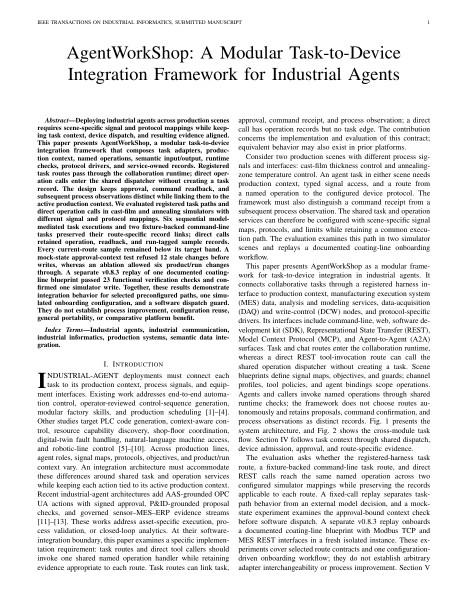
#> input picture paper/tii/SUBMISSION-IEEE-TII/qa/final-review-2026-10-26-final/page-01.png, 935 x 1210 px (shown at 1/2 size); its folder holds only this picture in this run
$ python make-contact.py
#> lines starting #> are read from the running program, lines starting #| are printed output that depends on the picture
from PIL import Image, ImageDraw
from pathlib import Path
folder = Path('qa/final-review-2026-10-26-final')
files = sorted(folder.glob('page-*.png'))
thumb_w, margin, label_h, cols = 360, 18, 28, 3
thumbs = []
for i, path in enumerate(files, 1):
    im = Image.open(path).convert('RGB')
#> im is the input picture: PIL image 935x1210 RGB; min 0, max 255, mean 230.7
    h = round(im.height * thumb_w / im.width)
#> h = 466
    im = im.resize((thumb_w, h))
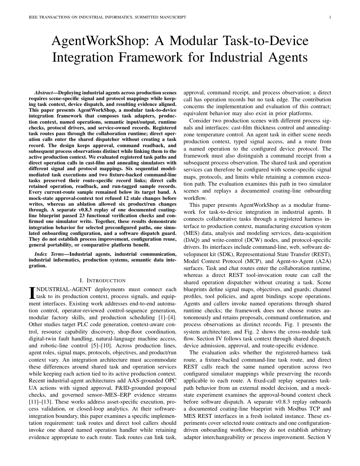
#> im: PIL image 360x466 RGB; min 0, max 255, mean 230
    tile = Image.new('RGB', (thumb_w, h + label_h), 'white')
#> tile: PIL image 360x494 RGB; every value is 255
    tile.paste(im, (0, label_h))
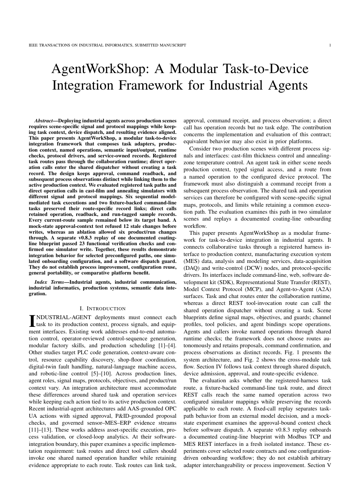
#> tile: PIL image 360x494 RGB; min 0, max 255, mean 231.4
    ImageDraw.Draw(tile).text((8, 7), f'Page {i}', fill='black')
    thumbs.append(tile)
rows = (len(thumbs) + cols - 1) // cols
#> rows = 1
cell_h = max(t.height for t in thumbs)
#> cell_h = 494
sheet = Image.new('RGB', (cols * thumb_w + (cols+1)*margin, rows * cell_h + (rows+1)*margin), '#d8dce2')
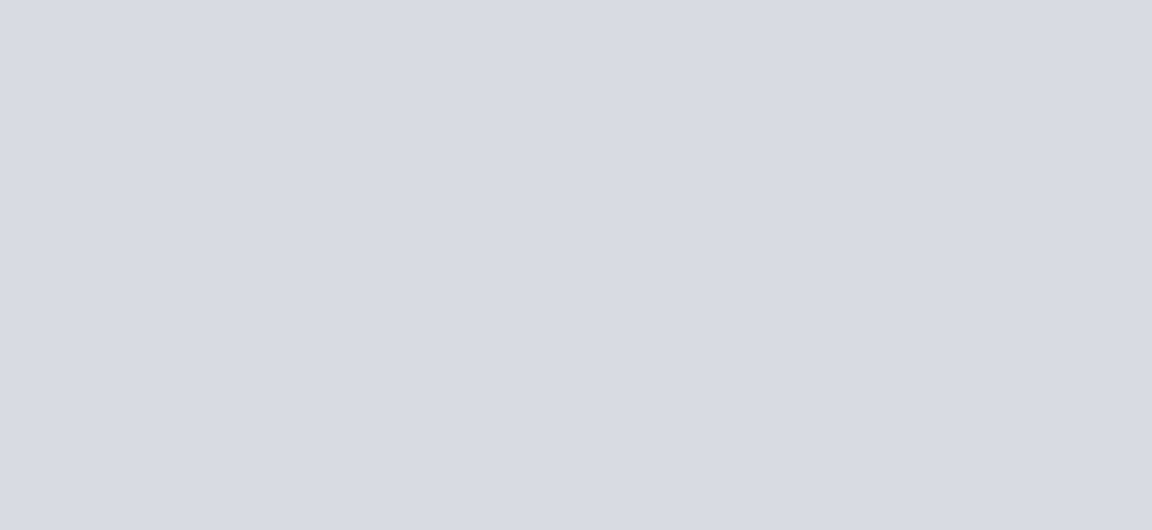
#> sheet: PIL image 1152x530 RGB; mean R, G, B 216, 220, 226
for idx, tile in enumerate(thumbs):
    x = margin + (idx % cols) * (thumb_w + margin)
    y = margin + (idx // cols) * (cell_h + margin)
    sheet.paste(tile, (x, y))
#> this loop made 1 pass
#> (x, y) on pass 1: (18, 18)
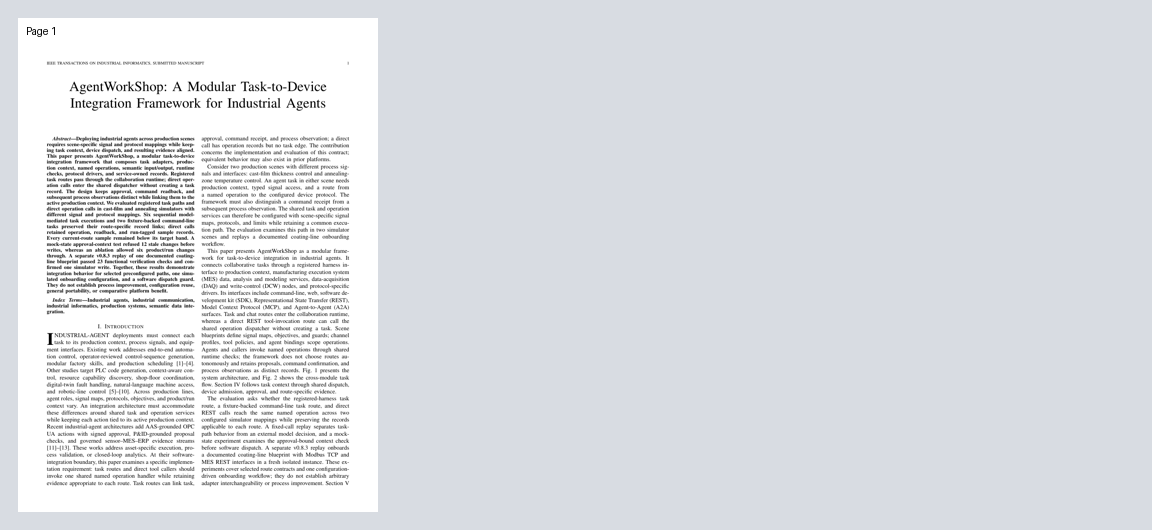
#> sheet: PIL image 1152x530 RGB; mean R, G, B 220.4, 223.3, 227.5
sheet.save(folder / 'contact.png')

$ run again, on paper/tii/SUBMISSION-IEEE-TII/qa/final-review-2026-10-26-final/page-05.png
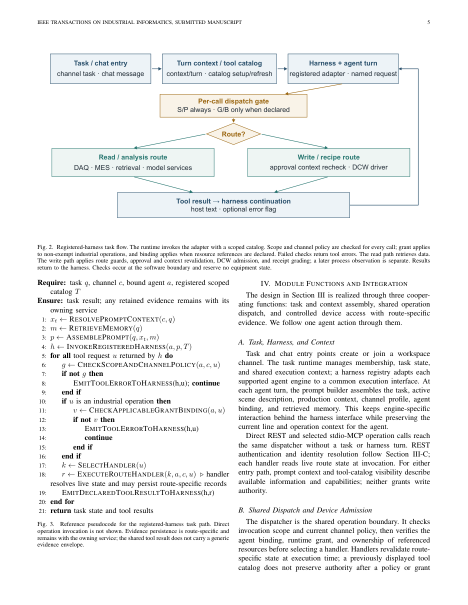
#> input picture paper/tii/SUBMISSION-IEEE-TII/qa/final-review-2026-10-26-final/page-05.png, 935 x 1210 px (shown at 1/2 size)
#> im is the input picture: PIL image 935x1210 RGB; mean R, G, B 240.8, 241.5, 241.6
#> im: PIL image 360x466 RGB
#> `tile.paste(im, (0, label_h))`:
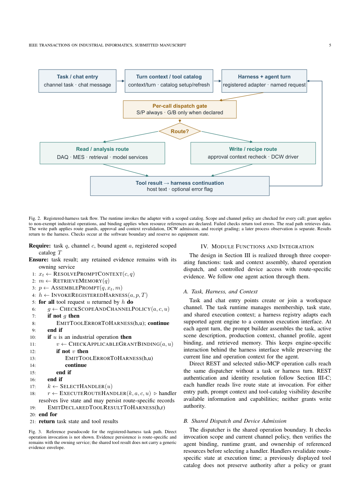
#> tile: PIL image 360x494 RGB; mean R, G, B 241.2, 242, 242
#> rows = 1
#> cell_h = 494
#> the loop `for idx, tile in enumerate(thumbs):` made 1 pass
#> (x, y) on pass 1: (18, 18)
#> after the loop `for idx, tile in enumerate(thumbs):`:
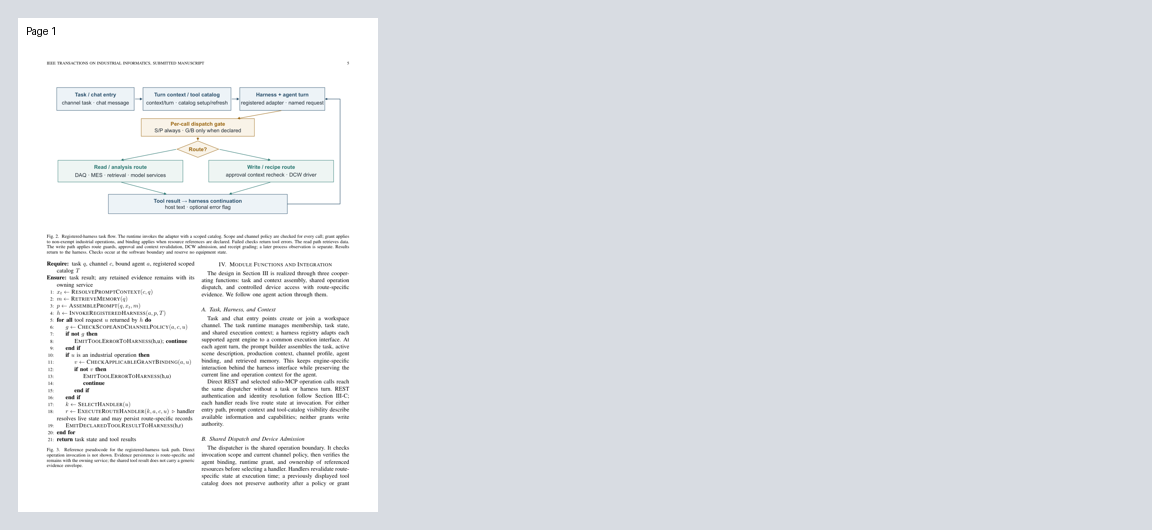
#> sheet: PIL image 1152x530 RGB; mean R, G, B 223.3, 226.4, 230.6

$ run again, on paper/tii/SUBMISSION-IEEE-TII/qa/final-review-2026-10-26-final/page-06.png
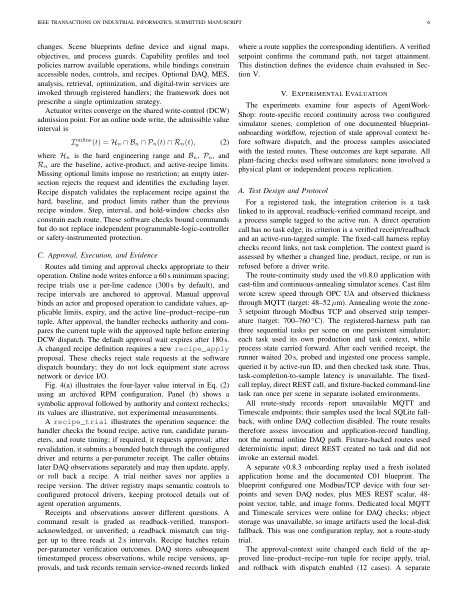
#> input picture paper/tii/SUBMISSION-IEEE-TII/qa/final-review-2026-10-26-final/page-06.png, 935 x 1210 px (shown at 1/2 size)
#> im is the input picture: PIL image 935x1210 RGB; min 0, max 255, mean 233.9
#> im: PIL image 360x466 RGB
#> `tile.paste(im, (0, label_h))`:
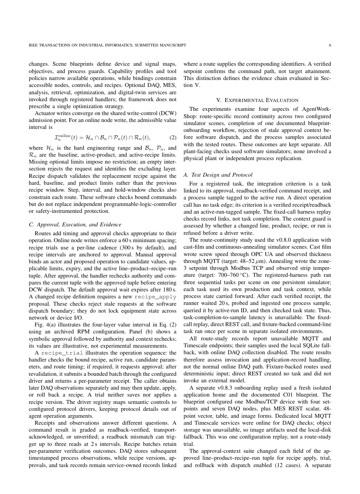
#> tile: PIL image 360x494 RGB; min 73, max 255, mean 234.5
#> rows = 1
#> cell_h = 494
#> the loop `for idx, tile in enumerate(thumbs):` made 1 pass
#> (x, y) on pass 1: (18, 18)
#> after the loop `for idx, tile in enumerate(thumbs):`:
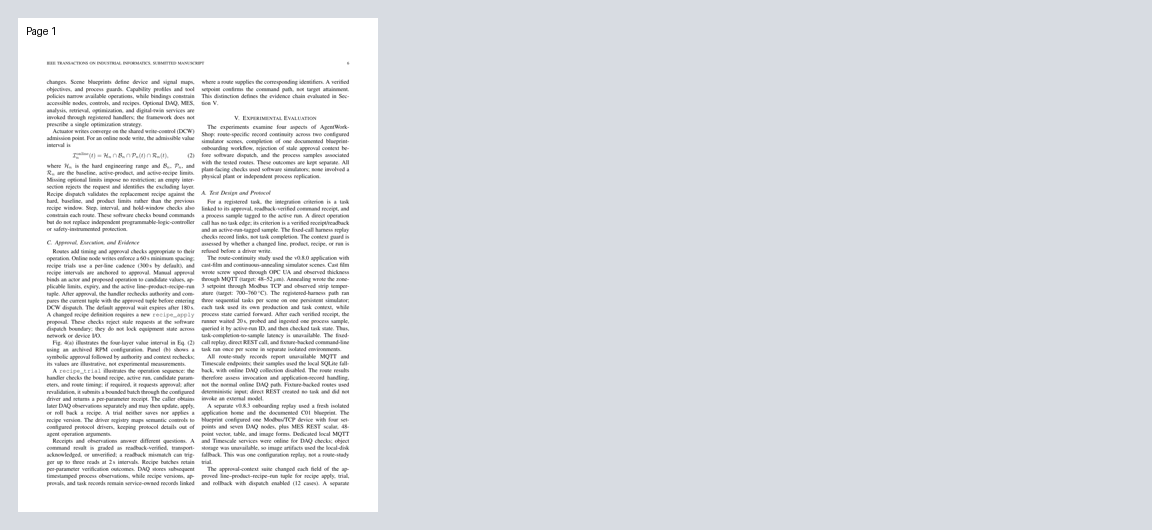
#> sheet: PIL image 1152x530 RGB; mean R, G, B 221.4, 224.2, 228.4

$ run again, on paper/tii/SUBMISSION-IEEE-TII/qa/final-review-2026-10-26-final/page-07.png
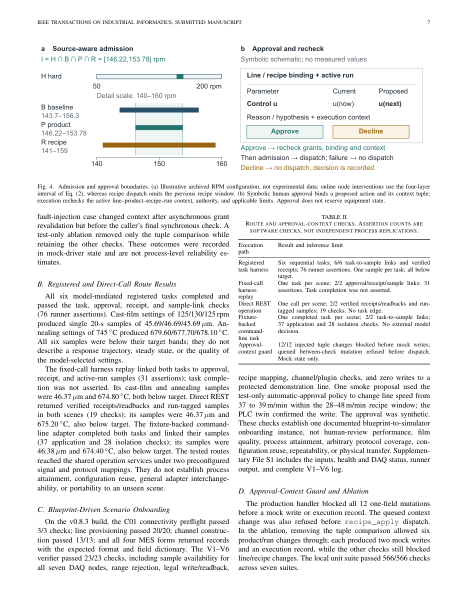
#> input picture paper/tii/SUBMISSION-IEEE-TII/qa/final-review-2026-10-26-final/page-07.png, 935 x 1210 px (shown at 1/2 size)
#> im is the input picture: PIL image 935x1210 RGB; mean R, G, B 238.1, 238.4, 238.2
#> im: PIL image 360x466 RGB
#> `tile.paste(im, (0, label_h))`:
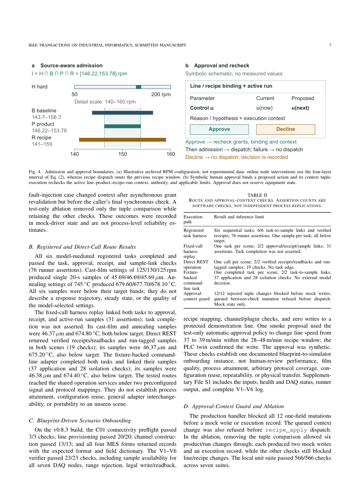
#> tile: PIL image 360x494 RGB; mean R, G, B 238.6, 238.9, 238.7
#> rows = 1
#> cell_h = 494
#> the loop `for idx, tile in enumerate(thumbs):` made 1 pass
#> (x, y) on pass 1: (18, 18)
#> after the loop `for idx, tile in enumerate(thumbs):`:
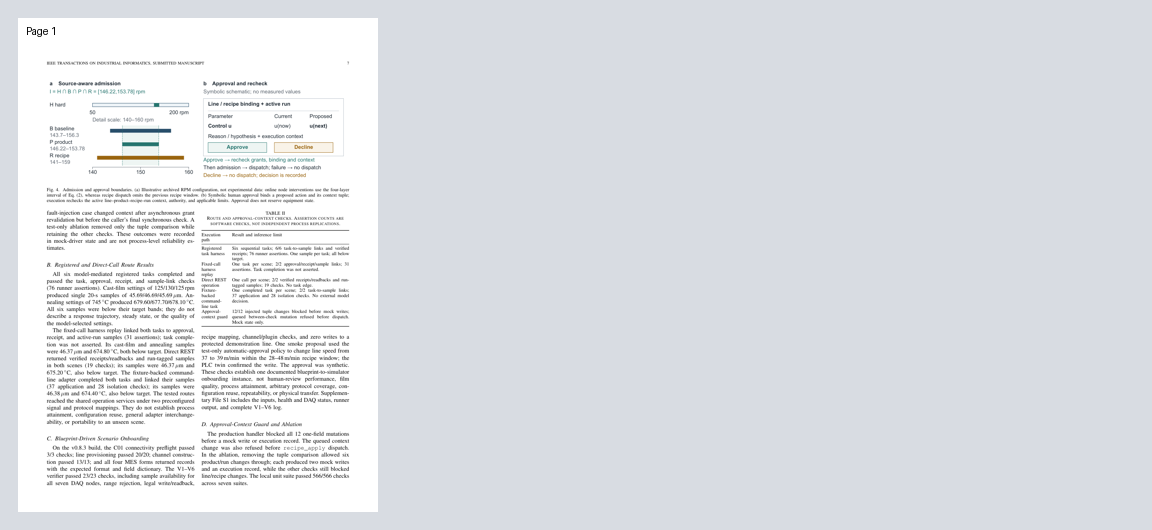
#> sheet: PIL image 1152x530 RGB; mean R, G, B 222.6, 225.5, 229.7

$ run again, on paper/tii/SUBMISSION-IEEE-TII/qa/final-review-2026-10-26-final/page-02.png
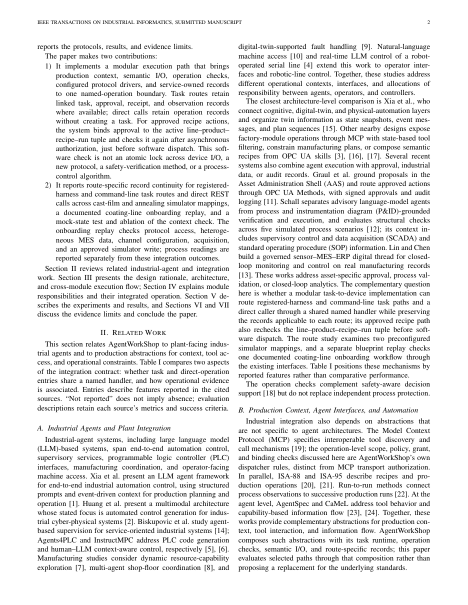
#> input picture paper/tii/SUBMISSION-IEEE-TII/qa/final-review-2026-10-26-final/page-02.png, 935 x 1210 px (shown at 1/2 size)
#> im is the input picture: PIL image 935x1210 RGB; min 0, max 255, mean 232.9
#> im: PIL image 360x466 RGB
#> rows = 1
#> cell_h = 494
#> the loop `for idx, tile in enumerate(thumbs):` made 1 pass
#> (x, y) on pass 1: (18, 18)
#> after the loop `for idx, tile in enumerate(thumbs):`:
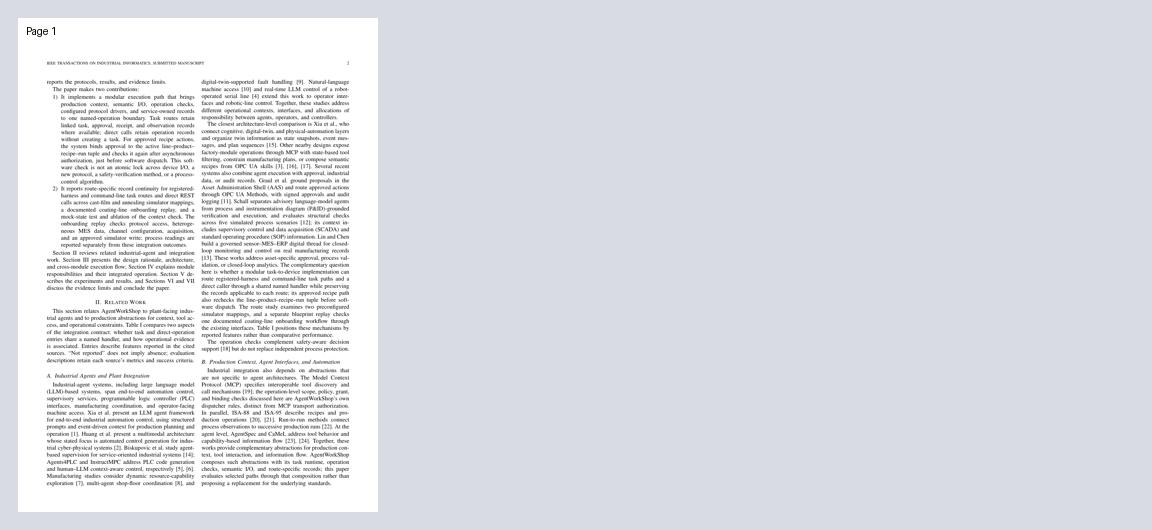
#> sheet: PIL image 1152x530 RGB; mean R, G, B 221.1, 223.9, 228.2
